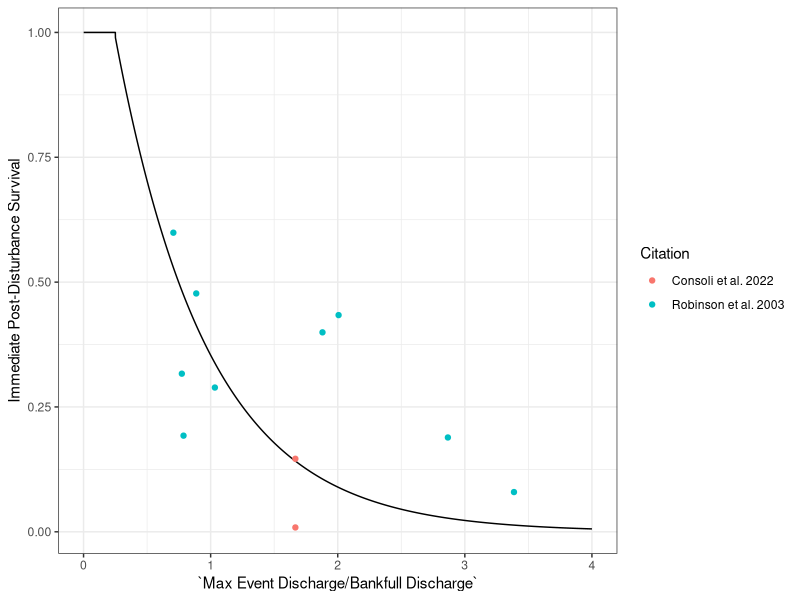
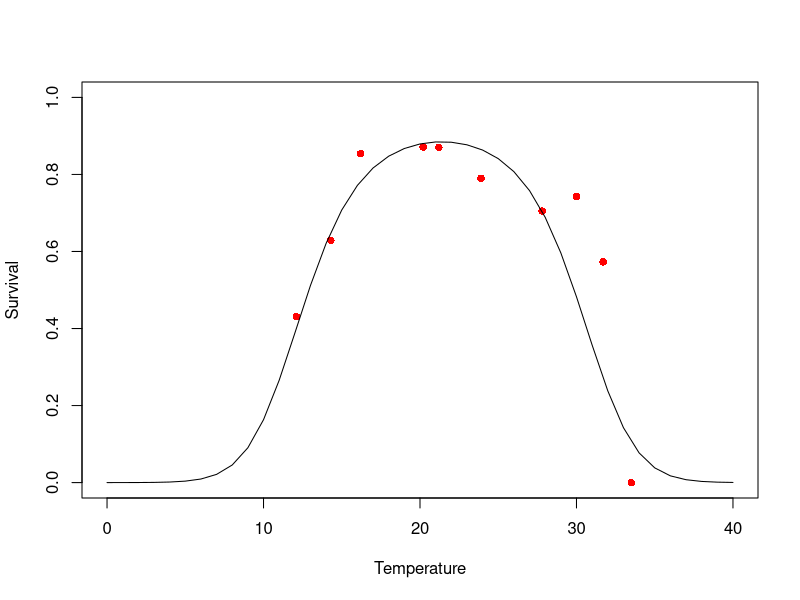

Source code (R) for these figures, in order:
#############################################################
## Code to fit curve to Baetidae spp mortality rates to data
#############################################################

library(readxl)
library(minpack.lm)
library(tidyverse)
library(car)
library(boot)
BAETVitalRates <- read_excel("VitalRates.xlsx", sheet = "Baetid Mortality Rates")
BAETVitalRates <- as.data.frame(BAETVitalRates)

flow.surv.fit <- function(magnitude, mortality, Qmin){
  x <- magnitude # rename x and y
  y <- 1 - mortality # convert to survival
  df <- as.data.frame(cbind(x,y))
  df <- rbind(df, c(Qmin, 1.11))  # make sure we specify that we have 100% survival at Qmin (0.25)
  nls.fit <- nlsLM(formula = (y ~ k* exp(-h*x)), data = df, start = c(k = 1, h = 1)) # fit to negative exponential function
  return(nls.fit)
}

flow.surv.rate <- function(h, k, max, min, interval, Qmin) {
  Q <- seq(min, max, by = interval)
  surv <- k*(exp(-h*Q))
  surv.df <- as.data.frame(cbind(Q, surv))
  surv.df$surv[which(surv.df$Q <= Qmin)] <- 1
  return(surv.df)
}

surv.fit.BAET <- flow.surv.fit(BAETVitalRates$`Max Event Discharge/Bankfull Discharge`, BAETVitalRates$Mortality, 0.25)
surv.df.BAET <- flow.surv.rate(surv.fit.BAET$m$getPars()[2] , surv.fit.BAET$m$getPars()[1], 4, 0.001, 0.001, 0.25)

# Calculate Development Time Based on Literature
BAETDevRates <- read_excel("VitalRates.xlsx", sheet = "Baetid Development")
BAETDevRates <- as.data.frame(BAETDevRates)
polyfit <- nlsLM(DevelopmentTime ~ a*Temperature^4 + b* Temperature ^3 + c*Temperature ^2 +d*Temperature  + e, data = BAETDevRates, start = c(a = 1, b =1, c = 1, d = 1, e = 1))

devtime <- function(x){
  a <- 2.525e-03*x^4 -2.508e-01*x^3+  9.379e+00*x^2 -1.580e+02*x +  1.040e+03 
}

MaturationRate <- function(x){
  a <- 1/x
  return(a)
}

# Calculate Temperature Dependent Survival
BAETSurvRate <- read_excel("VitalRates.xlsx", sheet = "Baetid Survival Rates")
BAETSurvRate <- as.data.frame(BAETSurvRate)
fit <- nlsLM(logit(Survival) ~ a*Temperature^2 + b*Temperature + c, data = BAETSurvRate, start = c(a = 1, b = 1, c = 1))
#inv.logit(predict(fit))

TempSurv <- function(x){
  a <-  -0.02837*x^2 + 1.21299*x  -10.92723 
  return(inv.logit(a))
}


ggplot(surv.df.BAET, aes(x = Q, y = surv))+
  geom_line()+
  geom_point(data = BAETVitalRates, aes(x = `Max Event Discharge/Bankfull Discharge` , y = 1-(Mortality), color = Citation))+
  #coord_cartesian(ylim = c(0,1)) +
  ylab('Immediate Post-Disturbance Survival') +
  theme_bw()+
  xlab('`Max Event Discharge/Bankfull Discharge`')


tem <- seq(0, 40, by = 1)
plot(BAETSurvRate$Temperature, BAETSurvRate$Survival, col = "red", pch = 16, xlab = "Temperature", ylab = "Survival", xlim = c(0,40), ylim = c(0, 1))
lines(tem, TempSurv(tem))
# plot(temp, s, xlab = "Temperature C", ylab = "Survival", col = "red", pch = 16, cex = 1.5, xlim = c(0,40), ylim = c(0,1))
# points(temp, predict(fit.betalogit), col = "blue", pch = 1)
# points(temp, inv.logit(predict(fit4)), col = "hotpink", pch = 2)
# points(temp, inv.logit(predict(fit2)), col = "green", pch = 5)     
# legend(-0.5, 1, legend=c("Data", "Beta Regression 2D Poly", "Logit 4D Poly", "Logit 2D Poly"),
#        col=c("red", "blue", "hotpink", "green"), pch=c(16, 1, 2, 5), cex=0.8)     
